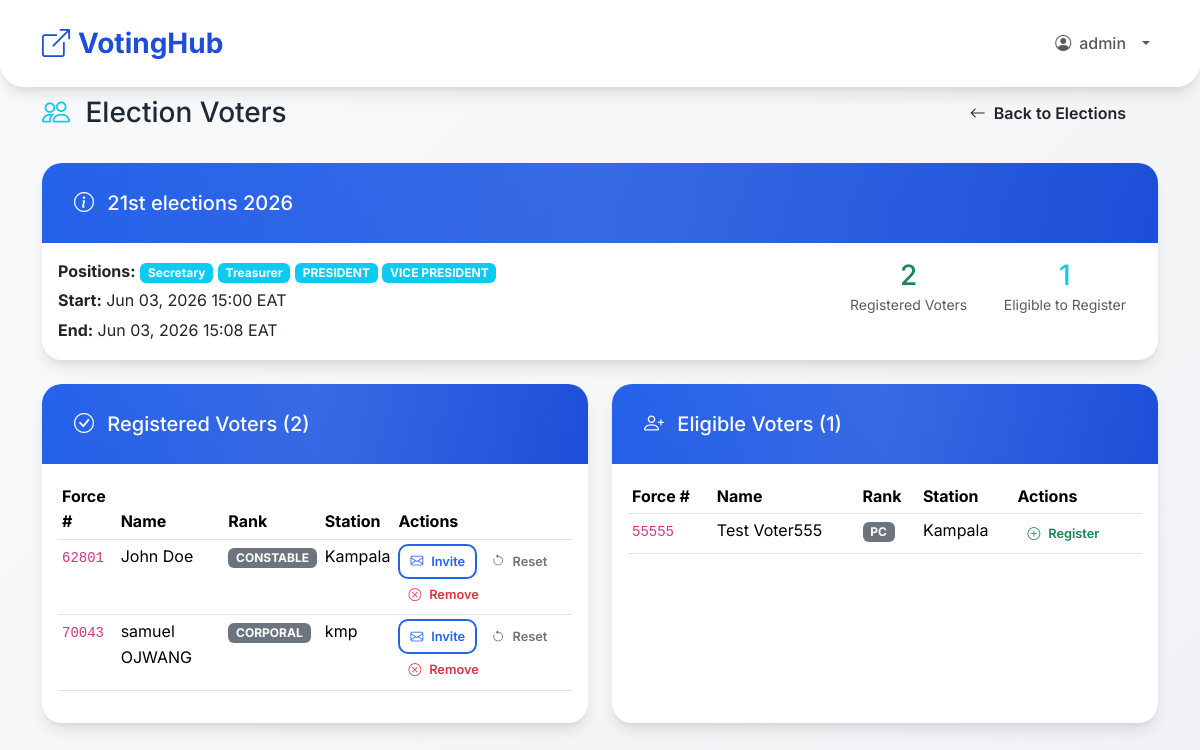
/polls/admin/elections/2/voters/ (signed in), run on the app's committed database.
### polls/models.py (models this page shows, shortened)
class PoliceUser(AbstractUser):
    force_number = models.CharField(
        max_length=50,
        unique=True,
        help_text="Force Number"
    )
    rank = models.CharField(
        max_length=50,
        choices=[
            ('PC', 'PC'),
            ('CPL', 'CPL'),
            ('SGT', 'SGT'),
            ('S/SGT', 'S/SGT'),
            ('HCM', 'HCM'),
            ('AIP', 'AIP'),
            ('IP', 'IP'),
            ('ASP', 'ASP'),
            ('SP', 'SP'),
            ('SSP', 'SSP'),
            ('ACP', 'ACP'),
            ('CP', 'CP'),
        ]
    )
    station = models.CharField(max_length=100)
    phone = models.CharField(max_length=15, blank=True)
    otp_code = models.CharField(max_length=6, blank=True, null=True)
    otp_expiry = models.DateTimeField(blank=True, null=True)
    is_active_voter = models.BooleanField(default=False)
    role = models.CharField(
        max_length=20,
        choices=[
            ('SUPER_ADMIN', 'Super Admin'),
            ('ADMIN', 'Election Admin'),
            ('VOTER', 'Voter'),
        ],
        default='VOTER'
    )
    must_change_password = models.BooleanField(default=True)

class Election(models.Model):
    title = models.CharField(max_length=200)
    description = models.TextField(blank=True)
    positions = models.ManyToManyField(Position, through='ElectionPosition', related_name='elections')
    start_time = models.DateTimeField()
    end_time = models.DateTimeField()
    eligible_ranks = models.CharField(max_length=500, blank=True, help_text="Comma-separated ranks")
    eligible_stations = models.CharField(max_length=500, blank=True, help_text="Comma-separated stations")
    created_by = models.ForeignKey(PoliceUser, on_delete=models.CASCADE, related_name='created_elections')
    logo = models.ImageField(upload_to='election_logos/', blank=True, null=True)
    def eligible_rank_values(self):
        if not self.eligible_ranks:
            return set()
        return self._split_eligible_values(self.eligible_ranks, upper=True)
    def eligible_station_values(self):
        if not self.eligible_stations:
            return set()
        return self._split_eligible_values(self.eligible_stations)
    def is_voter_eligible(self, voter):
        voter_rank = (voter.rank or '').strip().upper()
        voter_station = (voter.station or '').strip().casefold()
        eligible_ranks = self.eligible_rank_values()
        if eligible_ranks and voter_rank not in eligible_ranks:
            return False
        eligible_stations = self.eligible_station_values()
        if eligible_stations and voter_station not in eligible_stations:
            return False
        return True
    class Meta:
        ordering = ['-start_time']

class Position(models.Model):
    name = models.CharField(max_length=100, unique=True)

### polls/views_admin.py (the view)
# urls.py: path('admin/elections/<int:election_id>/voters/', views_admin.admin_election_voters, name='admin_election_voters'),
@login_required
@user_passes_test(is_admin)
def admin_election_voters(request, election_id):
    election = get_object_or_404(Election.objects.prefetch_related('positions'), pk=election_id)
    registered_voter_ids = set(ElectionRegistration.objects.filter(
        election=election
    ).values_list('voter_id', flat=True))
    registered_voters = PoliceUser.objects.filter(
        id__in=registered_voter_ids, role='VOTER'
    ).order_by('force_number')
    eligible_voters = []
    for voter in PoliceUser.objects.filter(role='VOTER', is_active=True).order_by('force_number'):
        if election.is_voter_eligible(voter) and voter.id not in registered_voter_ids:
            eligible_voters.append(voter)
    return render(request, 'polls/admin_election_voters.html', {
        'election': election,
        'registered_voters': registered_voters,
        'eligible_voters': eligible_voters,
        'registered_count': registered_voters.count(),
        'eligible_count': len(eligible_voters),
    })

### templates/polls/admin_election_voters.html (shortened to what this page needs)
{% extends 'base.html' %}
{% block content %}
<div class="row justify-content-center">
    <div class="col-lg-12">
        <div class="d-flex flex-column flex-md-row justify-content-between align-items-start align-items-md-center mb-4 gap-3">
            <h1 class="h3 mb-0">
                <i class="bi bi-people me-2 text-info"></i>
                Election Voters
            </h1>
            <div>
<a href="{% url 'polls:admin_elections' %}" class="btn btn-back-dashboard w-100 w-md-auto">
                    <i class="bi bi-arrow-left"></i> Back to Elections
                </a>
            </div>
        </div>
        <div class="card mb-4">
            <div class="card-header bg-primary text-white">
                <h5 class="mb-0">
                    <i class="bi bi-info-circle me-2"></i>
                    {{ election.title }}
                </h5>
            </div>
            <div class="card-body">
                <div class="row g-3">
                    <div class="col-md-6">
                        <p class="mb-1"><strong>Positions:</strong>
                            {% for pos in election.positions.all %}
                                <span class="badge bg-info">{{ pos.name }}</span>
                            {% endfor %}
                        </p>
                        <p class="mb-1"><strong>Start:</strong> {{ election.start_time|date:"M d, Y H:i" }} EAT</p>
                        <p class="mb-0"><strong>End:</strong> {{ election.end_time|date:"M d, Y H:i" }} EAT</p>
                    </div>
                    <div class="col-md-6 text-center text-md-end">
                        <div class="d-inline-block text-center px-3">
                            <h3 class="text-success mb-0">{{ registered_count }}</h3>
                            <small class="text-muted">Registered Voters</small>
                        </div>
                        <div class="d-inline-block text-center px-3">
                            <h3 class="text-info mb-0">{{ eligible_count }}</h3>
                            <small class="text-muted">Eligible to Register</small>
                        </div>
                    </div>
                </div>
            </div>
        </div>
        <div class="row">
            <div class="col-lg-6 mb-4">
                <div class="card border-success h-100">
                    <div class="card-header bg-success text-white d-flex justify-content-between align-items-center">
                        <h5 class="mb-0">
                            <i class="bi bi-check-circle me-2"></i>
                            Registered Voters ({{ registered_count }})
                        </h5>
                    </div>
                    <div class="card-body">
                        {% if registered_voters %}
                            <div class="table-responsive">
                                <table class="table table-hover table-sm">
                                    <thead>
                                        <tr>
                                            <th>Force #</th>
                                            <th>Name</th>
                                            <th>Rank</th>
                                            <th>Station</th>
                                            <th>Actions</th>
                                        </tr>
                                    </thead>
                                    <tbody>
                                        {% for voter in registered_voters %}
                                        <tr>
                                            <td><code>{{ voter.force_number }}</code></td>
                                            <td>{{ voter.get_full_name }}</td>
                                            <td><span class="badge bg-secondary">{{ voter.get_rank_display }}</span></td>
                                            <td>{{ voter.station }}</td>
<td>
                                                <a href="{% url 'polls:send_election_invitation' election.id voter.id %}"
                                                   class="btn btn-sm btn-outline-primary"
                                                   title="Send Invitation Email">
                                                    <i class="bi bi-envelope"></i> <span class="d-none d-lg-inline">Invite</span>
                                                </a>
                                                <form method="post" action="{% url 'polls:admin_reset_voter_election_votes' voter.id election.id %}" style="display:inline;" onsubmit="return confirm('Reset votes for {{ voter.get_full_name }} in this election? They will be able to vote again.')">
                                                    <button type="submit" class="btn btn-sm btn-outline-secondary" title="Reset Votes">
                                                        <i class="bi bi-arrow-counterclockwise"></i> <span class="d-none d-lg-inline">Reset</span>
                                                    </button>
                                                </form>
                                                <a href="{% url 'polls:admin_unregister_voter_from_election' election.id voter.id %}"
                                                   class="btn btn-sm btn-outline-danger"
                                                   onclick="return confirm('Unregister {{ voter.get_full_name }} from this election?')">
                                                    <i class="bi bi-x-circle"></i> <span class="d-none d-lg-inline">Remove</span>
                                                </a>
                                            </td>
                                        </tr>
                                        {% endfor %}
                                    </tbody>
                                </table>
                            </div>
                        {% else %}
                            <div class="text-center py-4">
                                <i class="bi bi-inbox display-4 text-muted mb-3"></i>
                                <p class="text-muted">No voters registered for this election yet.</p>
                            </div>
                        {% endif %}
                    </div>
                </div>
            </div>
            <div class="col-lg-6 mb-4">
                <div class="card border-info h-100">
                    <div class="card-header bg-info text-white d-flex justify-content-between align-items-center">
                        <h5 class="mb-0">
                            <i class="bi bi-person-plus me-2"></i>
                            Eligible Voters ({{ eligible_count }})
                        </h5>
                    </div>
                    <div class="card-body">
                        {% if eligible_voters %}
                            <div class="table-responsive">
                                <table class="table table-hover table-sm">
                                    <thead>
                                        <tr>
                                            <th>Force #</th>
                                            <th>Name</th>
                                            <th>Rank</th>
                                            <th>Station</th>
                                            <th>Actions</th>
                                        </tr>
                                    </thead>
                                    <tbody>
                                        {% for voter in eligible_voters %}
                                        <tr>
                                            <td><code>{{ voter.force_number }}</code></td>
                                            <td>{{ voter.get_full_name }}</td>
                                            <td><span class="badge bg-secondary">{{ voter.get_rank_display }}</span></td>
                                            <td>{{ voter.station }}</td>
                                            <td>
                                                <a href="{% url 'polls:admin_register_voter_to_election' election.id voter.id %}"
                                                   class="btn btn-sm btn-outline-success">
                                                    <i class="bi bi-plus-circle"></i> <span class="d-none d-lg-inline">Register</span>
                                                </a>
                                            </td>
                                        </tr>
                                        {% endfor %}
                                    </tbody>
                                </table>
                            </div>
                        {% else %}
                            <div class="text-center py-4">
                                <i class="bi bi-check-all display-4 text-muted mb-3"></i>
                                <p class="text-muted">All eligible voters are already registered.</p>
                            </div>
                        {% endif %}
                    </div>
                </div>
            </div>
        </div>
    </div>
</div>
{% endblock %}

### templates/base.html (shortened to what this page needs)
<!DOCTYPE html>
<html lang="en">
<head>
    <link href="https://cdn.jsdelivr.net/npm/bootstrap@5.3.3/dist/css/bootstrap.min.css" rel="stylesheet">
    {% load static %}
    <link href="https://cdn.jsdelivr.net/npm/bootstrap-icons@1.11.3/font/bootstrap-icons.css" rel="stylesheet">
    <link rel="stylesheet" href="{% static 'polls/css/modern.css' %}">
</head>
<body class="{% block body_class %}{% endblock %}">
    <nav class="navbar navbar-expand-lg py-3">
        <div class="container">
            <a class="navbar-brand fw-bold" href="{% url 'polls:dashboard' %}">
                <i class="bi bi-box-arrow-up-right me-2"></i>VotingHub
            </a>
            <div class="collapse navbar-collapse" id="navbarNav">
                <ul class="navbar-nav ms-auto align-items-lg-center">
                    {% if user.is_authenticated %}
                        <li class="nav-item dropdown">
                            <a class="nav-link dropdown-toggle d-flex align-items-center gap-2" href="#" role="button" data-bs-toggle="dropdown" aria-expanded="false">
                                <i class="bi bi-person-circle"></i> <span>{{ user.username }}</span>
                            </a>
                        </li>
                    {% else %}
                        <li class="nav-item">
                            <a class="nav-link" href="{% url 'polls:login' %}"><i class="bi bi-box-arrow-in-right me-1"></i> Login</a>
                        </li>
                    {% endif %}
                </ul>
            </div>
        </div>
    </nav>
    <div class="container">
        {% block content %}
        {% endblock %}
    </div>
</body>
</html>

### data on the page
PoliceUser: username "admin"
Election: title "21st elections 2026", start_time "Jun 03, 2026 15:00", end_time "Jun 03, 2026 15:08"
Position: name "Secretary"
Position: name "Treasurer"
Position: name "PRESIDENT"
Position: name "VICE PRESIDENT"
PoliceUser: force_number "62801", get_full_name "John Doe", rank "CONSTABLE", station "Kampala"
PoliceUser: force_number "70043", get_full_name "samuel OJWANG", rank "CORPORAL", station "kmp"
PoliceUser: force_number "55555", get_full_name "Test Voter555", rank "PC", station "Kampala"

### other printed values
{{ registered_count }} "2"
{{ eligible_count }} "1"
